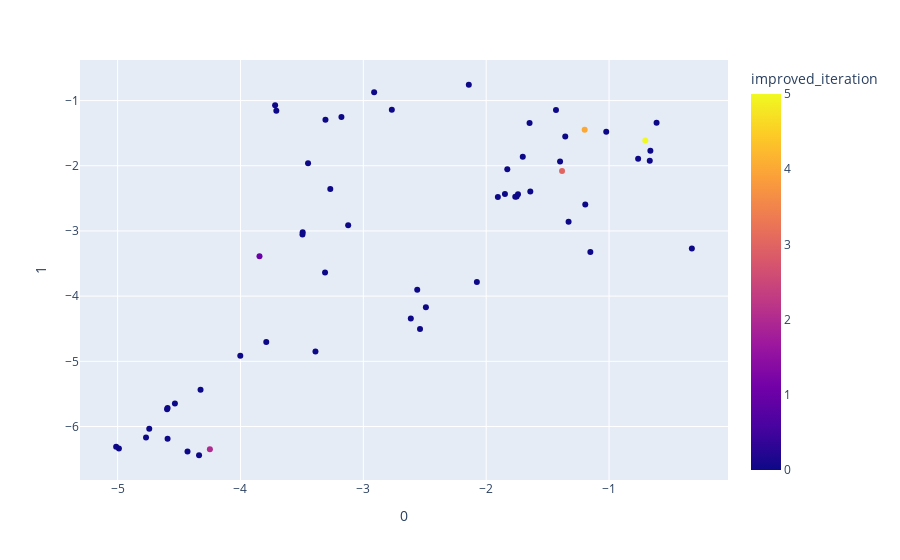

Here is the notebook cell this chart was saved with:
### Code cell
from sklearn.manifold import TSNE

features = steps_df.loc[:, :'кнопка размера']

tsne = TSNE(n_components=2, random_state=0)
projections = tsne.fit_transform(features)

fig = px.scatter(
    projections, x=0, y=1,
    color=steps_df.improved_iteration, labels={'color': 'improved_iteration'}
)
fig.show()

### Figure 1 — Plotly figure (JSON) as saved in the notebook; plotly's stock layout.template omitted (floating-point values rounded to 4 significant figures)
{"data": [{"hovertemplate": "0=%{x}<br>1=%{y}<br>improved_iteration=%{marker.color}<extra></extra>", "legendgroup": "", "marker": {"color": [1, 0, 2, 0, 0, 0, 3, 0, 0, 0, 0, 0, 0, 0, 0, 0, 0, 0, 0, 0, 0, 0, 0, 0, 0, 0, 0, 0, 0, 0, 0, 0, 0, 0, 0, 0, 0, 0, 4, 0, 0, 0, 0, 0, 0, 0, 0, 0, 0, 0, 0, 0, 0, 0, 0, 0, 5, 0], "coloraxis": "coloraxis", "symbol": "circle"}, "mode": "markers", "name": "", "orientation": "v", "showlegend": false, "type": "scatter", "x": [-3.845, -3.494, -4.249, -3.39, -1.152, -4.593, -1.383, -3.79, -4.597, -4.325, -1.399, -1.357, -3.123, -1.641, -1.752, -1.905, -1.763, -1.702, -4.534, -1.847, -4.593, -1.828, -1.741, -3.495, -4.337, -4.99, -2.539, -3.718, -4.769, -2.142, -2.768, -3.312, -4.002, -4.743, -2.912, -0.3261, -5.012, -2.561, -1.198, -1.329, -2.076, -1.194, -2.614, -3.178, -4.431, -3.269, -2.491, -0.7634, -0.6132, -1.432, -1.023, -1.647, -3.308, -3.708, -0.6685, -0.6636, -0.7052, -3.45], "xaxis": "x", "y": [-3.388, -3.019, -6.35, -4.85, -3.323, -6.186, -2.08, -4.705, -5.736, -5.435, -1.934, -1.551, -2.912, -2.395, -2.471, -2.48, -2.474, -1.861, -5.648, -2.434, -5.715, -2.054, -2.436, -3.056, -6.441, -6.338, -4.503, -1.072, -6.17, -0.7571, -1.142, -3.638, -4.914, -6.036, -0.8727, -3.268, -6.312, -3.902, -1.449, -2.857, -3.784, -2.593, -4.343, -1.252, -6.384, -2.358, -4.169, -1.892, -1.339, -1.143, -1.479, -1.345, -1.295, -1.157, -1.923, -1.769, -1.612, -1.961], "yaxis": "y"}], "layout": {"coloraxis": {"colorbar": {"title": {"text": "improved_iteration"}}, "colorscale": [[0.0, "#0d0887"], [0.1111, "#46039f"], [0.2222, "#7201a8"], [0.3333, "#9c179e"], [0.4444, "#bd3786"], [0.5556, "#d8576b"], [0.6667, "#ed7953"], [0.7778, "#fb9f3a"], [0.8889, "#fdca26"], [1.0, "#f0f921"]]}, "legend": {"tracegroupgap": 0}, "margin": {"t": 60}, "xaxis": {"anchor": "y", "domain": [0.0, 1.0], "title": {"text": "0"}}, "yaxis": {"anchor": "x", "domain": [0.0, 1.0], "title": {"text": "1"}}}}
